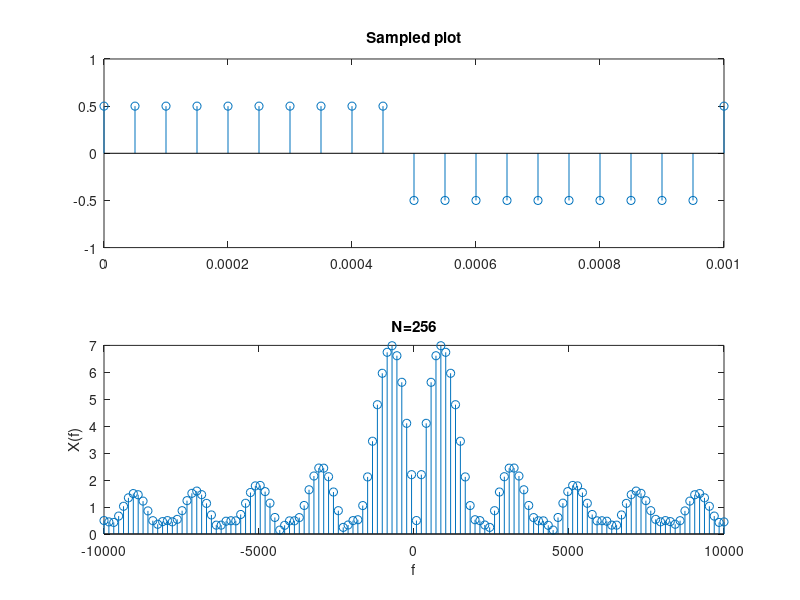

Here is the MATLAB script that generated this plot:
%Exp01c

Fs = 20000; %sampling frequency 20KHz
f = 1000; %square wave frequency 1KHz

t= 0:1/Fs:0.001;


x = 0.5*square(2*pi*f*t,50);
subplot(2,1,1);
stem(t,x);
title('Sampled plot');
axis([0 0.001 -1 1]);

%DFT:

N = 128;
f =-Fs/2:Fs/(N-1):Fs/2;
y1 = fft(x,N);
y = abs(y1);
%plot(y)
y_f=fftshift(y);
subplot(2,1,2);
stem(f,y_f);
title('N=256');
xlabel('f');
ylabel('X(f)');